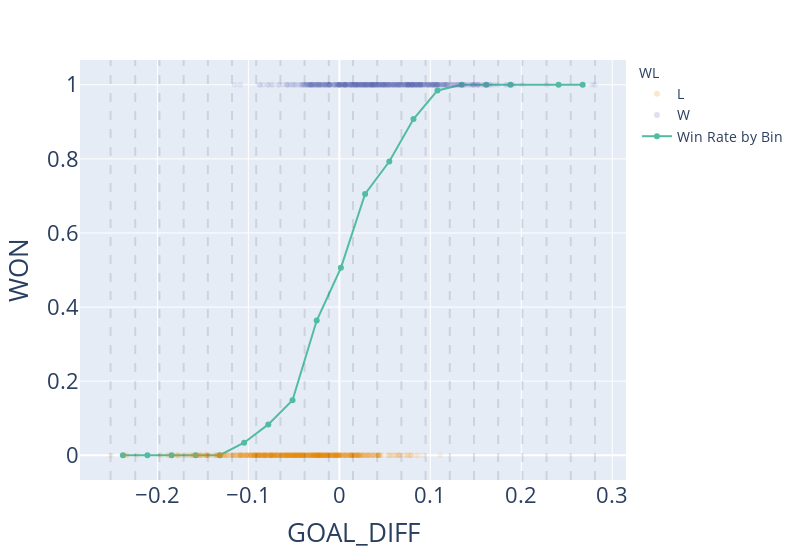

This figure's notebook cell:
### Code cell
# Visualize the model
fig = px.scatter(games, 
           x="GOAL_DIFF", y="WON", color="WL", opacity=0.1,
           hover_data=['TEAM_NAME', 'TEAM_NAME_OPP'])
fig.add_trace(go.Scatter(x=win_rates_by_bin.index, y=win_rates_by_bin['Win Rate'], 
                         mode="markers+lines", name="Win Rate by Bin"))
for cut in cuts:
    fig.add_vline(x=cut, line_dash="dash", line_color="black", opacity=0.1)

fig.show()

### Figure 1 — Plotly figure (JSON) as saved in the notebook; plotly's stock layout.template omitted (floating-point values rounded to 4 significant figures; data arrays with more than 128 entries replaced by an {"elided": "..."} marker saying what was removed)
{"data": [{"customdata": {"elided": "625x2 str values"}, "hovertemplate": "WL=L<br>GOAL_DIFF=%{x}<br>WON=%{y}<br>TEAM_NAME=%{customdata[0]}<br>TEAM_NAME_OPP=%{customdata[1]}<extra></extra>", "legendgroup": "L", "marker": {"color": "rgb(229, 134, 6)", "opacity": 0.1, "symbol": "circle"}, "mode": "markers", "name": "L", "showlegend": true, "type": "scattergl", "x": {"elided": "625 float values"}, "xaxis": "x", "y": {"elided": "625 int values"}, "yaxis": "y"}, {"customdata": {"elided": "605x2 str values"}, "hovertemplate": "WL=W<br>GOAL_DIFF=%{x}<br>WON=%{y}<br>TEAM_NAME=%{customdata[0]}<br>TEAM_NAME_OPP=%{customdata[1]}<extra></extra>", "legendgroup": "W", "marker": {"color": "rgb(93, 105, 177)", "opacity": 0.1, "symbol": "circle"}, "mode": "markers", "name": "W", "showlegend": true, "type": "scattergl", "x": {"elided": "605 float values"}, "xaxis": "x", "y": {"elided": "605 int values"}, "yaxis": "y"}, {"mode": "markers+lines", "name": "Win Rate by Bin", "type": "scatter", "x": [-0.238, -0.211, -0.1845, -0.158, -0.1315, -0.1047, -0.0781, -0.0515, -0.0249, 0.0017, 0.0283, 0.0549, 0.0815, 0.1079, 0.1345, 0.1615, 0.188, 0.241, 0.2675], "y": [0.0, 0.0, 0.0, 0.0, 0.0, 0.0339, 0.08333, 0.1484, 0.3636, 0.5057, 0.7051, 0.7928, 0.9074, 0.9846, 1.0, 1.0, 1.0, 1.0, 1.0]}], "layout": {"legend": {"title": {"text": "WL"}, "tracegroupgap": 0}, "margin": {"t": 60}, "shapes": [{"line": {"color": "black", "dash": "dash"}, "opacity": 0.1, "type": "line", "x0": -0.2515, "x1": -0.2515, "xref": "x", "y0": 0, "y1": 1, "yref": "y domain"}, {"line": {"color": "black", "dash": "dash"}, "opacity": 0.1, "type": "line", "x0": -0.2244, "x1": -0.2244, "xref": "x", "y0": 0, "y1": 1, "yref": "y domain"}, {"line": {"color": "black", "dash": "dash"}, "opacity": 0.1, "type": "line", "x0": -0.1978, "x1": -0.1978, "xref": "x", "y0": 0, "y1": 1, "yref": "y domain"}, {"line": {"color": "black", "dash": "dash"}, "opacity": 0.1, "type": "line", "x0": -0.1712, "x1": -0.1712, "xref": "x", "y0": 0, "y1": 1, "yref": "y domain"}, {"line": {"color": "black", "dash": "dash"}, "opacity": 0.1, "type": "line", "x0": -0.1446, "x1": -0.1446, "xref": "x", "y0": 0, "y1": 1, "yref": "y domain"}, {"line": {"color": "black", "dash": "dash"}, "opacity": 0.1, "type": "line", "x0": -0.118, "x1": -0.118, "xref": "x", "y0": 0, "y1": 1, "yref": "y domain"}, {"line": {"color": "black", "dash": "dash"}, "opacity": 0.1, "type": "line", "x0": -0.0914, "x1": -0.0914, "xref": "x", "y0": 0, "y1": 1, "yref": "y domain"}, {"line": {"color": "black", "dash": "dash"}, "opacity": 0.1, "type": "line", "x0": -0.0648, "x1": -0.0648, "xref": "x", "y0": 0, "y1": 1, "yref": "y domain"}, {"line": {"color": "black", "dash": "dash"}, "opacity": 0.1, "type": "line", "x0": -0.0382, "x1": -0.0382, "xref": "x", "y0": 0, "y1": 1, "yref": "y domain"}, {"line": {"color": "black", "dash": "dash"}, "opacity": 0.1, "type": "line", "x0": -0.0116, "x1": -0.0116, "xref": "x", "y0": 0, "y1": 1, "yref": "y domain"}, {"line": {"color": "black", "dash": "dash"}, "opacity": 0.1, "type": "line", "x0": 0.015, "x1": 0.015, "xref": "x", "y0": 0, "y1": 1, "yref": "y domain"}, {"line": {"color": "black", "dash": "dash"}, "opacity": 0.1, "type": "line", "x0": 0.0416, "x1": 0.0416, "xref": "x", "y0": 0, "y1": 1, "yref": "y domain"}, {"line": {"color": "black", "dash": "dash"}, "opacity": 0.1, "type": "line", "x0": 0.0682, "x1": 0.0682, "xref": "x", "y0": 0, "y1": 1, "yref": "y domain"}, {"line": {"color": "black", "dash": "dash"}, "opacity": 0.1, "type": "line", "x0": 0.0948, "x1": 0.0948, "xref": "x", "y0": 0, "y1": 1, "yref": "y domain"}, {"line": {"color": "black", "dash": "dash"}, "opacity": 0.1, "type": "line", "x0": 0.1214, "x1": 0.1214, "xref": "x", "y0": 0, "y1": 1, "yref": "y domain"}, {"line": {"color": "black", "dash": "dash"}, "opacity": 0.1, "type": "line", "x0": 0.148, "x1": 0.148, "xref": "x", "y0": 0, "y1": 1, "yref": "y domain"}, {"line": {"color": "black", "dash": "dash"}, "opacity": 0.1, "type": "line", "x0": 0.1746, "x1": 0.1746, "xref": "x", "y0": 0, "y1": 1, "yref": "y domain"}, {"line": {"color": "black", "dash": "dash"}, "opacity": 0.1, "type": "line", "x0": 0.2012, "x1": 0.2012, "xref": "x", "y0": 0, "y1": 1, "yref": "y domain"}, {"line": {"color": "black", "dash": "dash"}, "opacity": 0.1, "type": "line", "x0": 0.2278, "x1": 0.2278, "xref": "x", "y0": 0, "y1": 1, "yref": "y domain"}, {"line": {"color": "black", "dash": "dash"}, "opacity": 0.1, "type": "line", "x0": 0.2544, "x1": 0.2544, "xref": "x", "y0": 0, "y1": 1, "yref": "y domain"}, {"line": {"color": "black", "dash": "dash"}, "opacity": 0.1, "type": "line", "x0": 0.281, "x1": 0.281, "xref": "x", "y0": 0, "y1": 1, "yref": "y domain"}], "width": 800, "xaxis": {"anchor": "y", "domain": [0, 1], "title": {"text": "GOAL_DIFF"}}, "yaxis": {"anchor": "x", "domain": [0, 1], "title": {"text": "WON"}}}}
